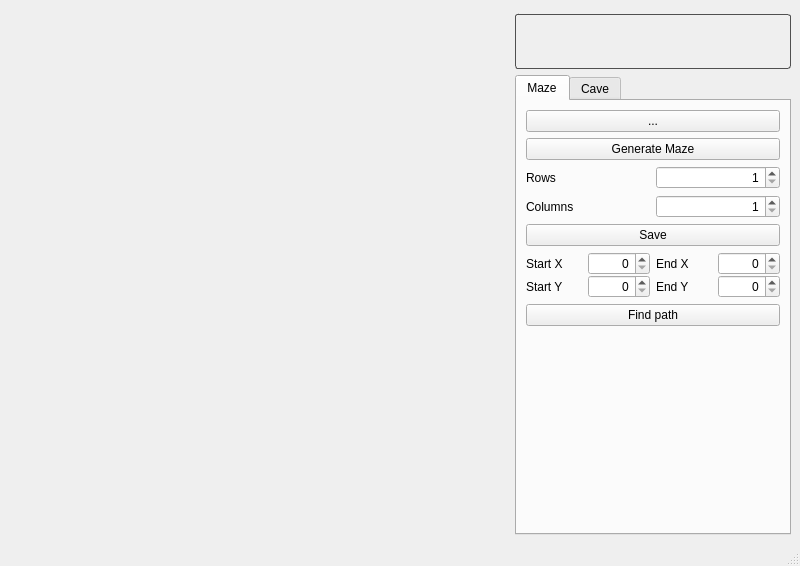
<?xml version="1.0" encoding="UTF-8"?>
<ui version="4.0">
 <class>MainWindow</class>
 <widget class="QMainWindow" name="MainWindow">
  <property name="geometry">
   <rect>
    <x>0</x>
    <y>0</y>
    <width>800</width>
    <height>566</height>
   </rect>
  </property>
  <property name="sizePolicy">
   <sizepolicy hsizetype="Preferred" vsizetype="Fixed">
    <horstretch>0</horstretch>
    <verstretch>0</verstretch>
   </sizepolicy>
  </property>
  <property name="minimumSize">
   <size>
    <width>800</width>
    <height>566</height>
   </size>
  </property>
  <property name="maximumSize">
   <size>
    <width>800</width>
    <height>566</height>
   </size>
  </property>
  <property name="baseSize">
   <size>
    <width>955</width>
    <height>890</height>
   </size>
  </property>
  <property name="windowTitle">
   <string>Maze</string>
  </property>
  <widget class="QWidget" name="centralwidget">
   <layout class="QHBoxLayout" name="horizontalLayout_16">
    <item>
     <layout class="QHBoxLayout" name="horizontalLayout_2">
      <item alignment="Qt::AlignTop">
       <widget class="QWidget" name="horizontalWidget" native="true">
        <property name="sizePolicy">
         <sizepolicy hsizetype="Fixed" vsizetype="Fixed">
          <horstretch>0</horstretch>
          <verstretch>0</verstretch>
         </sizepolicy>
        </property>
        <property name="minimumSize">
         <size>
          <width>500</width>
          <height>500</height>
         </size>
        </property>
        <property name="maximumSize">
         <size>
          <width>500</width>
          <height>500</height>
         </size>
        </property>
        <layout class="QHBoxLayout" name="horizontalLayout">
         <item>
          <widget class="QWidget" name="widget" native="true">
           <property name="sizePolicy">
            <sizepolicy hsizetype="Fixed" vsizetype="Fixed">
             <horstretch>0</horstretch>
             <verstretch>0</verstretch>
            </sizepolicy>
           </property>
           <property name="minimumSize">
            <size>
             <width>500</width>
             <height>500</height>
            </size>
           </property>
           <property name="maximumSize">
            <size>
             <width>500</width>
             <height>500</height>
            </size>
           </property>
          </widget>
         </item>
        </layout>
       </widget>
      </item>
      <item>
       <layout class="QVBoxLayout" name="verticalLayout_5">
        <property name="spacing">
         <number>6</number>
        </property>
        <property name="sizeConstraint">
         <enum>QLayout::SetDefaultConstraint</enum>
        </property>
        <item>
         <widget class="QLabel" name="label">
          <property name="sizePolicy">
           <sizepolicy hsizetype="Expanding" vsizetype="Fixed">
            <horstretch>0</horstretch>
            <verstretch>0</verstretch>
           </sizepolicy>
          </property>
          <property name="minimumSize">
           <size>
            <width>150</width>
            <height>60</height>
           </size>
          </property>
          <property name="styleSheet">
           <string notr="true">QLabel { 
border-color: rgb(80, 80, 80);
border-style: solid;
border-width:1px;
border-radius:3px;
margin: 5,0,5,0;
}</string>
          </property>
          <property name="text">
           <string/>
          </property>
          <property name="alignment">
           <set>Qt::AlignCenter</set>
          </property>
          <property name="wordWrap">
           <bool>true</bool>
          </property>
         </widget>
        </item>
        <item>
         <widget class="QTabWidget" name="tabWidget">
          <property name="sizePolicy">
           <sizepolicy hsizetype="Preferred" vsizetype="Expanding">
            <horstretch>0</horstretch>
            <verstretch>0</verstretch>
           </sizepolicy>
          </property>
          <property name="currentIndex">
           <number>0</number>
          </property>
          <widget class="QWidget" name="tab">
           <attribute name="title">
            <string>Maze</string>
           </attribute>
           <layout class="QVBoxLayout" name="verticalLayout_2">
            <property name="sizeConstraint">
             <enum>QLayout::SetDefaultConstraint</enum>
            </property>
            <item>
             <layout class="QVBoxLayout" name="verticalLayout_6">
              <property name="sizeConstraint">
               <enum>QLayout::SetDefaultConstraint</enum>
              </property>
              <item>
               <widget class="QPushButton" name="pushOpenMazeButton">
                <property name="sizePolicy">
                 <sizepolicy hsizetype="Minimum" vsizetype="Fixed">
                  <horstretch>0</horstretch>
                  <verstretch>0</verstretch>
                 </sizepolicy>
                </property>
                <property name="minimumSize">
                 <size>
                  <width>0</width>
                  <height>0</height>
                 </size>
                </property>
                <property name="text">
                 <string>...</string>
                </property>
               </widget>
              </item>
              <item>
               <widget class="QPushButton" name="pushGenerateMazeButton">
                <property name="text">
                 <string>Generate Maze</string>
                </property>
               </widget>
              </item>
              <item>
               <layout class="QHBoxLayout" name="horizontalLayout_3">
                <property name="sizeConstraint">
                 <enum>QLayout::SetDefaultConstraint</enum>
                </property>
                <item>
                 <widget class="QLabel" name="label_2">
                  <property name="text">
                   <string>Rows</string>
                  </property>
                 </widget>
                </item>
                <item>
                 <widget class="QSpinBox" name="spinBox">
                  <property name="alignment">
                   <set>Qt::AlignRight|Qt::AlignTrailing|Qt::AlignVCenter</set>
                  </property>
                  <property name="minimum">
                   <number>1</number>
                  </property>
                  <property name="maximum">
                   <number>50</number>
                  </property>
                 </widget>
                </item>
               </layout>
              </item>
              <item>
               <layout class="QHBoxLayout" name="horizontalLayout_4">
                <property name="sizeConstraint">
                 <enum>QLayout::SetDefaultConstraint</enum>
                </property>
                <item>
                 <widget class="QLabel" name="label_3">
                  <property name="text">
                   <string>Columns</string>
                  </property>
                 </widget>
                </item>
                <item>
                 <widget class="QSpinBox" name="spinBox_2">
                  <property name="alignment">
                   <set>Qt::AlignRight|Qt::AlignTrailing|Qt::AlignVCenter</set>
                  </property>
                  <property name="minimum">
                   <number>1</number>
                  </property>
                  <property name="maximum">
                   <number>50</number>
                  </property>
                  <property name="value">
                   <number>1</number>
                  </property>
                 </widget>
                </item>
               </layout>
              </item>
              <item>
               <widget class="QPushButton" name="pushSaveMazeButton">
                <property name="text">
                 <string>Save</string>
                </property>
               </widget>
              </item>
              <item>
               <layout class="QHBoxLayout" name="horizontalLayout_15">
                <property name="spacing">
                 <number>6</number>
                </property>
                <property name="sizeConstraint">
                 <enum>QLayout::SetDefaultConstraint</enum>
                </property>
                <property name="leftMargin">
                 <number>0</number>
                </property>
                <property name="topMargin">
                 <number>0</number>
                </property>
                <property name="rightMargin">
                 <number>0</number>
                </property>
                <property name="bottomMargin">
                 <number>0</number>
                </property>
                <item>
                 <layout class="QVBoxLayout" name="verticalLayout_4">
                  <property name="spacing">
                   <number>0</number>
                  </property>
                  <property name="sizeConstraint">
                   <enum>QLayout::SetDefaultConstraint</enum>
                  </property>
                  <property name="rightMargin">
                   <number>0</number>
                  </property>
                  <property name="bottomMargin">
                   <number>0</number>
                  </property>
                  <item>
                   <layout class="QHBoxLayout" name="horizontalLayout_5">
                    <property name="spacing">
                     <number>0</number>
                    </property>
                    <property name="sizeConstraint">
                     <enum>QLayout::SetDefaultConstraint</enum>
                    </property>
                    <item>
                     <widget class="QLabel" name="label_4">
                      <property name="text">
                       <string>Start X</string>
                      </property>
                     </widget>
                    </item>
                    <item>
                     <widget class="QSpinBox" name="startXspinBox">
                      <property name="layoutDirection">
                       <enum>Qt::LeftToRight</enum>
                      </property>
                      <property name="alignment">
                       <set>Qt::AlignRight|Qt::AlignTrailing|Qt::AlignVCenter</set>
                      </property>
                     </widget>
                    </item>
                   </layout>
                  </item>
                  <item>
                   <layout class="QHBoxLayout" name="horizontalLayout_9">
                    <property name="spacing">
                     <number>0</number>
                    </property>
                    <property name="sizeConstraint">
                     <enum>QLayout::SetDefaultConstraint</enum>
                    </property>
                    <item>
                     <widget class="QLabel" name="label_5">
                      <property name="text">
                       <string>Start Y</string>
                      </property>
                     </widget>
                    </item>
                    <item>
                     <widget class="QSpinBox" name="startYspinBox">
                      <property name="alignment">
                       <set>Qt::AlignRight|Qt::AlignTrailing|Qt::AlignVCenter</set>
                      </property>
                     </widget>
                    </item>
                   </layout>
                  </item>
                 </layout>
                </item>
                <item>
                 <layout class="QVBoxLayout" name="verticalLayout_7">
                  <property name="spacing">
                   <number>0</number>
                  </property>
                  <property name="sizeConstraint">
                   <enum>QLayout::SetDefaultConstraint</enum>
                  </property>
                  <property name="leftMargin">
                   <number>0</number>
                  </property>
                  <property name="rightMargin">
                   <number>0</number>
                  </property>
                  <item>
                   <layout class="QHBoxLayout" name="horizontalLayout_6">
                    <property name="spacing">
                     <number>0</number>
                    </property>
                    <property name="sizeConstraint">
                     <enum>QLayout::SetDefaultConstraint</enum>
                    </property>
                    <item>
                     <widget class="QLabel" name="label_6">
                      <property name="text">
                       <string>End X</string>
                      </property>
                     </widget>
                    </item>
                    <item>
                     <widget class="QSpinBox" name="endXspinBox">
                      <property name="alignment">
                       <set>Qt::AlignRight|Qt::AlignTrailing|Qt::AlignVCenter</set>
                      </property>
                     </widget>
                    </item>
                   </layout>
                  </item>
                  <item>
                   <layout class="QHBoxLayout" name="horizontalLayout_14">
                    <property name="spacing">
                     <number>0</number>
                    </property>
                    <property name="sizeConstraint">
                     <enum>QLayout::SetDefaultConstraint</enum>
                    </property>
                    <item>
                     <widget class="QLabel" name="label_7">
                      <property name="text">
                       <string>End Y</string>
                      </property>
                     </widget>
                    </item>
                    <item>
                     <widget class="QSpinBox" name="endYspinBox">
                      <property name="alignment">
                       <set>Qt::AlignRight|Qt::AlignTrailing|Qt::AlignVCenter</set>
                      </property>
                     </widget>
                    </item>
                   </layout>
                  </item>
                 </layout>
                </item>
               </layout>
              </item>
              <item>
               <widget class="QPushButton" name="pushFindPathButton">
                <property name="text">
                 <string>Find path</string>
                </property>
               </widget>
              </item>
              <item>
               <spacer name="verticalSpacer">
                <property name="orientation">
                 <enum>Qt::Vertical</enum>
                </property>
                <property name="sizeHint" stdset="0">
                 <size>
                  <width>20</width>
                  <height>40</height>
                 </size>
                </property>
               </spacer>
              </item>
             </layout>
            </item>
           </layout>
          </widget>
          <widget class="QWidget" name="tab_2">
           <attribute name="title">
            <string>Cave</string>
           </attribute>
           <layout class="QVBoxLayout" name="verticalLayout_3">
            <property name="sizeConstraint">
             <enum>QLayout::SetDefaultConstraint</enum>
            </property>
            <item>
             <layout class="QVBoxLayout" name="verticalLayout">
              <property name="sizeConstraint">
               <enum>QLayout::SetDefaultConstraint</enum>
              </property>
              <item>
               <widget class="QPushButton" name="pushOpenCaveButton">
                <property name="text">
                 <string>...</string>
                </property>
               </widget>
              </item>
              <item>
               <widget class="QPushButton" name="pushGenerateCaveButton">
                <property name="text">
                 <string>Generate Cave</string>
                </property>
               </widget>
              </item>
              <item>
               <layout class="QHBoxLayout" name="horizontalLayout_11">
                <property name="sizeConstraint">
                 <enum>QLayout::SetDefaultConstraint</enum>
                </property>
                <item>
                 <widget class="QLabel" name="label_11">
                  <property name="text">
                   <string>Rows</string>
                  </property>
                 </widget>
                </item>
                <item>
                 <widget class="QSpinBox" name="spinBox_5">
                  <property name="alignment">
                   <set>Qt::AlignRight|Qt::AlignTrailing|Qt::AlignVCenter</set>
                  </property>
                  <property name="minimum">
                   <number>1</number>
                  </property>
                  <property name="maximum">
                   <number>50</number>
                  </property>
                 </widget>
                </item>
               </layout>
              </item>
              <item>
               <layout class="QHBoxLayout" name="horizontalLayout_12">
                <property name="sizeConstraint">
                 <enum>QLayout::SetDefaultConstraint</enum>
                </property>
                <item>
                 <widget class="QLabel" name="label_12">
                  <property name="text">
                   <string>Columns</string>
                  </property>
                 </widget>
                </item>
                <item>
                 <widget class="QSpinBox" name="spinBox_6">
                  <property name="alignment">
                   <set>Qt::AlignRight|Qt::AlignTrailing|Qt::AlignVCenter</set>
                  </property>
                  <property name="minimum">
                   <number>1</number>
                  </property>
                  <property name="maximum">
                   <number>50</number>
                  </property>
                 </widget>
                </item>
               </layout>
              </item>
              <item>
               <layout class="QHBoxLayout" name="horizontalLayout_10">
                <property name="sizeConstraint">
                 <enum>QLayout::SetDefaultConstraint</enum>
                </property>
                <item>
                 <widget class="QLabel" name="label_10">
                  <property name="text">
                   <string>G-Chance</string>
                  </property>
                 </widget>
                </item>
                <item>
                 <widget class="QDoubleSpinBox" name="doubleSpinBox">
                  <property name="layoutDirection">
                   <enum>Qt::LeftToRight</enum>
                  </property>
                  <property name="alignment">
                   <set>Qt::AlignRight|Qt::AlignTrailing|Qt::AlignVCenter</set>
                  </property>
                  <property name="maximum">
                   <double>1.000000000000000</double>
                  </property>
                  <property name="singleStep">
                   <double>0.010000000000000</double>
                  </property>
                  <property name="value">
                   <double>0.500000000000000</double>
                  </property>
                 </widget>
                </item>
               </layout>
              </item>
              <item>
               <widget class="QPushButton" name="pushSaveCaveButton">
                <property name="text">
                 <string>Save</string>
                </property>
               </widget>
              </item>
              <item>
               <widget class="QPushButton" name="pushEvolutionStepButton">
                <property name="text">
                 <string>Evolution Step</string>
                </property>
               </widget>
              </item>
              <item>
               <layout class="QHBoxLayout" name="horizontalLayout_7">
                <property name="sizeConstraint">
                 <enum>QLayout::SetDefaultConstraint</enum>
                </property>
                <item>
                 <widget class="QLabel" name="label_8">
                  <property name="text">
                   <string>Born limit</string>
                  </property>
                 </widget>
                </item>
                <item>
                 <widget class="QSpinBox" name="spinBox_3">
                  <property name="layoutDirection">
                   <enum>Qt::LeftToRight</enum>
                  </property>
                  <property name="alignment">
                   <set>Qt::AlignRight|Qt::AlignTrailing|Qt::AlignVCenter</set>
                  </property>
                  <property name="maximum">
                   <number>7</number>
                  </property>
                 </widget>
                </item>
               </layout>
              </item>
              <item>
               <layout class="QHBoxLayout" name="horizontalLayout_8">
                <property name="sizeConstraint">
                 <enum>QLayout::SetDefaultConstraint</enum>
                </property>
                <item>
                 <widget class="QLabel" name="label_9">
                  <property name="text">
                   <string>Death limit</string>
                  </property>
                 </widget>
                </item>
                <item>
                 <widget class="QSpinBox" name="spinBox_4">
                  <property name="alignment">
                   <set>Qt::AlignRight|Qt::AlignTrailing|Qt::AlignVCenter</set>
                  </property>
                  <property name="maximum">
                   <number>7</number>
                  </property>
                 </widget>
                </item>
               </layout>
              </item>
              <item>
               <widget class="QPushButton" name="pushEvolutionButton">
                <property name="enabled">
                 <bool>true</bool>
                </property>
                <property name="text">
                 <string>Evolution</string>
                </property>
               </widget>
              </item>
              <item>
               <layout class="QHBoxLayout" name="horizontalLayout_13">
                <property name="sizeConstraint">
                 <enum>QLayout::SetDefaultConstraint</enum>
                </property>
                <item>
                 <widget class="QLabel" name="label_13">
                  <property name="text">
                   <string>Steps</string>
                  </property>
                 </widget>
                </item>
                <item>
                 <widget class="QSpinBox" name="spinBox_7">
                  <property name="alignment">
                   <set>Qt::AlignRight|Qt::AlignTrailing|Qt::AlignVCenter</set>
                  </property>
                  <property name="maximum">
                   <number>50</number>
                  </property>
                 </widget>
                </item>
                <item>
                 <widget class="QLabel" name="label_14">
                  <property name="text">
                   <string>Sleep</string>
                  </property>
                 </widget>
                </item>
                <item>
                 <widget class="QSpinBox" name="spinBox_8">
                  <property name="alignment">
                   <set>Qt::AlignRight|Qt::AlignTrailing|Qt::AlignVCenter</set>
                  </property>
                  <property name="maximum">
                   <number>2000</number>
                  </property>
                 </widget>
                </item>
               </layout>
              </item>
              <item>
               <spacer name="verticalSpacer_2">
                <property name="orientation">
                 <enum>Qt::Vertical</enum>
                </property>
                <property name="sizeHint" stdset="0">
                 <size>
                  <width>20</width>
                  <height>40</height>
                 </size>
                </property>
               </spacer>
              </item>
             </layout>
            </item>
           </layout>
          </widget>
         </widget>
        </item>
       </layout>
      </item>
     </layout>
    </item>
   </layout>
  </widget>
  <widget class="QMenuBar" name="menubar">
   <property name="geometry">
    <rect>
     <x>0</x>
     <y>0</y>
     <width>800</width>
     <height>23</height>
    </rect>
   </property>
  </widget>
  <widget class="QStatusBar" name="statusbar"/>
 </widget>
 <resources/>
 <connections/>
</ui>
